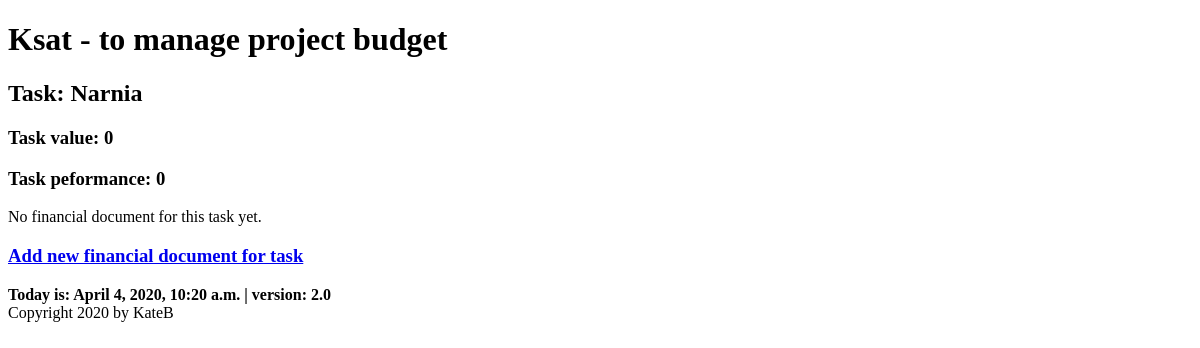
The page /ksat/documents/task/8/docs on the database as committed earlier.
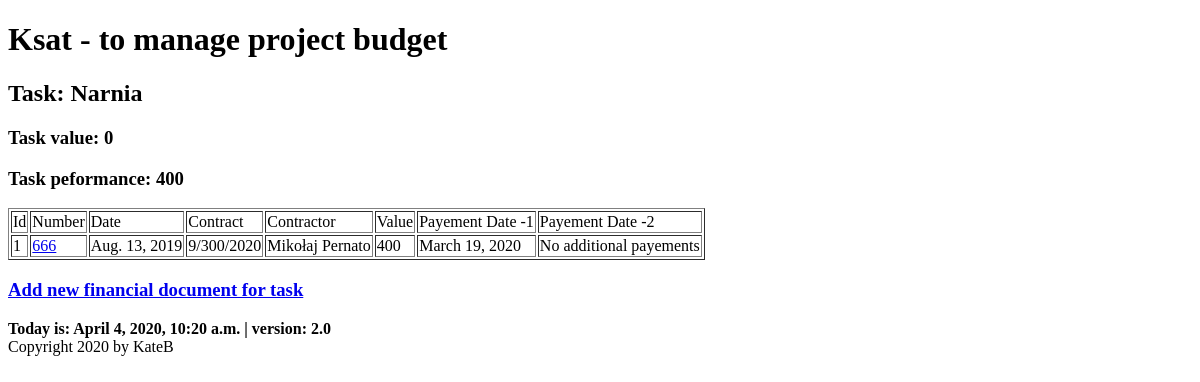
The same page on the database as committed later.
### budget/models.py (models this page shows, shortened)
class Task(models.Model):
    title = models.CharField(max_length=128, unique=True)
    description = models.CharField(max_length=256)
    unit = models.SmallIntegerField()
    section = models.SmallIntegerField()
    article = models.ManyToManyField(Articles, through='TaskArticles')
    def task_value(self):
        value = TaskArticles.objects.filter(task=self).aggregate(total = Sum('value'))['total']
        if value:
            return value
        return 0
    def performance(self):
        contracts = Contract.objects.filter(task=self)
        performance = 0
        for contract in contracts:
            performance += contract.contract_performance()
        return performance

class Contract(models.Model):
    number = models.CharField(max_length=128)
    date = models.DateField()
    task = models.ForeignKey(Task, on_delete=models.CASCADE, related_name='contracts', related_query_name='contract')
    contractor = models.ForeignKey(Contractor, default=None, on_delete=models.CASCADE, related_name='contracts',
                                   related_query_name='contract')
    article = models.ManyToManyField(Articles, through='ContractArticle')
    def contract_performance(self):
        fin_docs = FinancialDocument.objects.filter(contract=self)
        performance = 0
        for fin_doc in fin_docs:
            performance += fin_doc.fin_doc_value()
        return performance
    class Meta:
        default_related_name = 'contract'
        ordering = ('number', 'contractor')
        verbose_name = 'contract'

class FinancialDocument(models.Model):
    contract = models.ForeignKey(Contract, on_delete=models.CASCADE, related_name='fds', related_query_name='fd')
    contractor = models.ForeignKey(Contractor, default=None, on_delete=models.CASCADE, related_name='fds',
                                   related_query_name='fd')
    number = models.CharField(max_length=64, default=None)
    date = models.DateField()
    payment_date1 = models.DateField(blank=True, null=True)
    payment_date2 = models.DateField(blank=True, null=True)
    article = models.ManyToManyField(Articles, through='FinDocumentArticle')
    def get_absolute_url(self):
        return reverse('budget:findoc_details', kwargs={'findoc_id': self.pk})
    def fin_doc_value(self):
        value = FinDocumentArticle.objects.filter(fin_doc=self).aggregate(total = Sum('value'))['total']
        if value:
            return value
        return 0
    class Meta:
        default_related_name = 'fds'
        verbose_name = 'finacial_doc'

class Contractor(models.Model):
    name = models.CharField(max_length=128)
    last_name = models.CharField(max_length=128)
    num = models.SmallIntegerField(blank=True)
    def __str__(self):
        return f'{self.name} {self.last_name}'
    class Meta:
        default_related_name = 'contractors'
        ordering = ('last_name',)
        verbose_name = 'contractor'

### budget/views.py (the view)
# urls.py: path('documents/task/<int:task_id>/docs', views.FinancialDocTaskView.as_view(), name ='task-findocs'),
class FinancialDocTaskView(ListView):
    model = FinancialDocument
    template_name = 'budget/task_findocs.html'
    context_object_name = 'findocs'
    def get_queryset(self):
        task = Task.objects.get(pk=self.kwargs.get('task_id'))
        contracts = Contract.objects.filter(task=task)
        fin_docs = FinancialDocument.objects.filter(contract__task=task).order_by('contract')
        return fin_docs
    def get_context_data(self, **kwargs):
        ctx = super().get_context_data(**kwargs)
        ctx['task'] = Task.objects.get(pk=self.kwargs.get('task_id'))
        return ctx

### budget/my_context_processor.py (called while the page is built)
def cp(request):
    ctx = {
        "now": django.utils.timezone.now(),
        "version": "2.0"
    }
    return ctx

### budget/templates/budget/task_findocs.html (shortened to what this page needs)
{% extends 'base.html' %}
{% block content %}
    {{ block.super }}
    <h2>Task: {{ task.title }}</h2>
    <h3>Task value: {{ task.task_value }}</h3>
    <h3>Task peformance: {{ task.performance }}</h3>
    {%  if not task.performance %}
    No financial document for this task yet.
    {% else %}
        <table border="bold">
            <thead>
            <tr>
                <td>Id</td>
                <td>Number</td>
                <td>Date</td>
                <td>Contract</td>
                <td>Contractor</td>
                <td>Value</td>
                <td>Payement Date -1</td>
                <td>Payement Date -2</td>
            </tr>
            </thead>
            <tbody>
            {% for findoc in findocs %}
                <tr>
                    <td>{{ forloop.counter }}</td>
                    <td><a href="{{ findoc.get_absolute_url }}">{{ findoc.number }}</a></td>
                    <td>{{ findoc.date }}</td>
                    <td>{{ findoc.contract.number }}</td>
                    <td>{{ findoc.contractor }}</td>
                    <td>{{ findoc.fin_doc_value }}</td>
                    <td>{{ findoc.payment_date1 }}</td>
                    <td>{% if findoc.payment_date2 %}{{ findoc.payment_date2 }}{% else %} No additional payements {% endif %}</td>
                </tr>
            {% endfor %}
            </tbody>
        </table>
    {% endif %}
    <h3><a href="{% url 'budget:add_findoc' %}">Add new financial document for task {{ task.number }}</a></h3>
{% endblock %}

Rows that differ between the two databases and show on the page:
computed for Task "Narnia": performance "0" → "400"
added FinancialDocument: number "666", date "Aug. 13, 2019", contract.number "9/300/2020", contractor "Mikołaj Pernato", fin_doc_value "400", payment_date1 "March 19, 2020", shows "No additional payements"
Other text that changed with them:
text no longer shown: "No financial document for this task yet."
text now shown: "Id Number Date Contract Contractor Value Payement Date -1 Payement Date -2"
